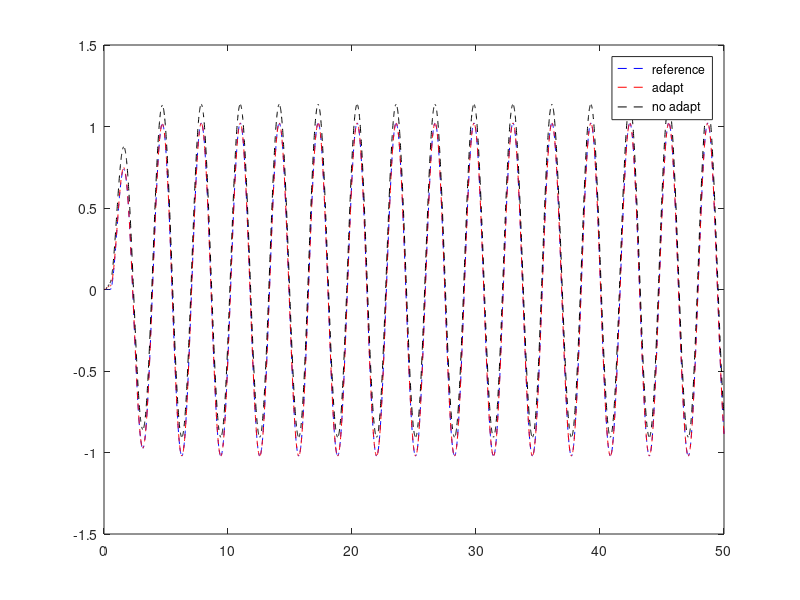
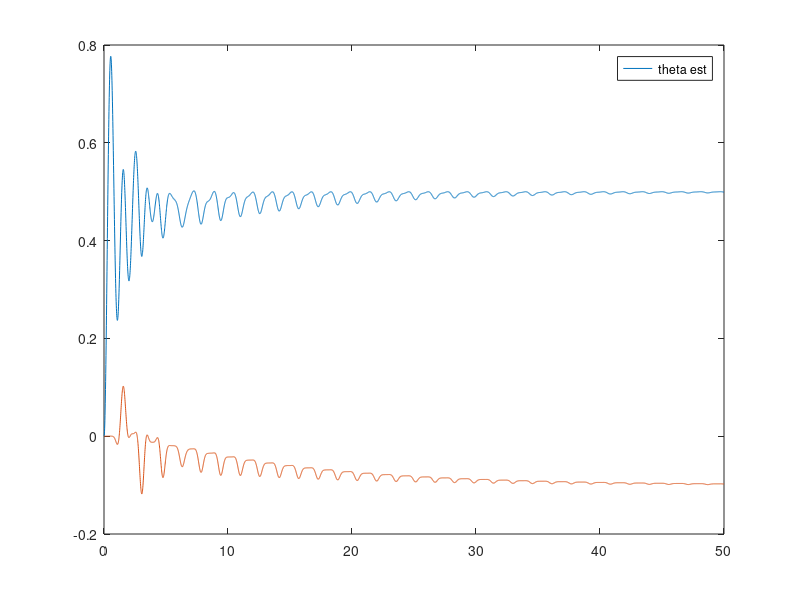

These figures' MATLAB source, in order:
% Demo of direct MRAC for second order siso system
% Dr Nhan Nguyen Text on MRAC section 5.4
% Joe Chai 2019
% Chang line 49 to change between case 1 (A,B unknown) and 2 (A,B known)

clearvars
clear all
% define system
w = 1; zeta = -0.5; b= 1;
A = [0 1;-w*w -2*zeta*w]; B = [0;b]; 
theta = [0.5; -0.1];
phi = @(x) [1;x(1)*x(1)];
Am = [0 1;-2*2 -2*0.5*2]; bm = 4; Bm = [0;bm]; 
% solve lyapunov equation
Q = eye(2);
P = lyap(Am',Q);
Pbar = [P(1,2); P(2,2)];
% sim params
dt = 0.01;
t = 0:dt:50;
x_ref = zeros(2,length(t));
x     = zeros(2,length(t));
u     = zeros(length(t),1);
kx    = zeros(length(t),2);
kr    = zeros(length(t),1);
theta_est  = zeros(2,length(t)); 
e_no_adapt = zeros(2,length(t));
x_no_adapt = zeros(2,length(t));

r = 0;

% adaptive parameters
gam_x = [100 0;0 100];
gam_r = 100;
gam_f = [100 0;0 100];

% non adaptive comparison
kx_true = pinv(B'*B)*B'*(Am - A); %using pseudo inverse for B
kr_true = bm/b;


% run smulation
for i=2:length(t)
    if t(i) > 0.5
        r = sin(2*t(i));
    end
    % control law
    % kx(i-1,:)*x(:,i-1) + kr(i-1)*r - theta_est(:,i-1)'*phi(x(:,i-1)); 
    u(i-1) = kx_true*x(:,i-1) + kr_true*r - theta_est(:,i-1)'*phi(x(:,i-1));
    u_no_adapt = kx_true*x_no_adapt(:,i-1) + kr_true * r;
    % adaptive law
    e = x_ref(:,i-1) - x(:,i-1);
    kxdot = gam_x * x(:,i-1) * e' * Pbar * sign(b);
    krdot = gam_r * r      * e' * Pbar * sign(b);
    theta_estdot  = -gam_f * phi(x(:,i-1)) * e' * Pbar * sign(b); % main one
    % compute relevant dynamics
    xdot_ref = Am*x_ref(:,i-1) + Bm*r;
    xdot     = A*x(:,i-1) + B*u(i-1) + B*theta'*phi(x(:,i-1));
    xdot_no_adapt = A*x_no_adapt(:,i-1) + B*u_no_adapt + B*theta'*phi(x_no_adapt(:,i-1));
    % integrating/updating 
    x_ref(:,i) = x_ref(:,i-1) + xdot_ref*dt;
    x(:,i)     = x(:,i-1) + xdot*dt;
    kx(i,:)    = kx(i-1,:) + (kxdot)'*dt;
    kr(i)    = kr(i-1) + krdot*dt;
    theta_est(:,i)  = theta_est(:,i-1) + theta_estdot*dt;
    x_no_adapt(:,i) = x_no_adapt(:,i-1) + xdot_no_adapt*dt;
    e_no_adapt(:,i) = x_ref(:,i) - x_no_adapt(:,i);
end

figure('visible','on');
plot(t,x_ref(1,:),'b--');
hold on
plot(t,x(1,:),'r--');
plot(t,x_no_adapt(1,:),'k--');
legend('reference','adapt','no adapt');

figure('visible','on');
plot(t,theta_est(1,:));
hold on
plot(t,theta_est(2,:));
legend('theta est');
